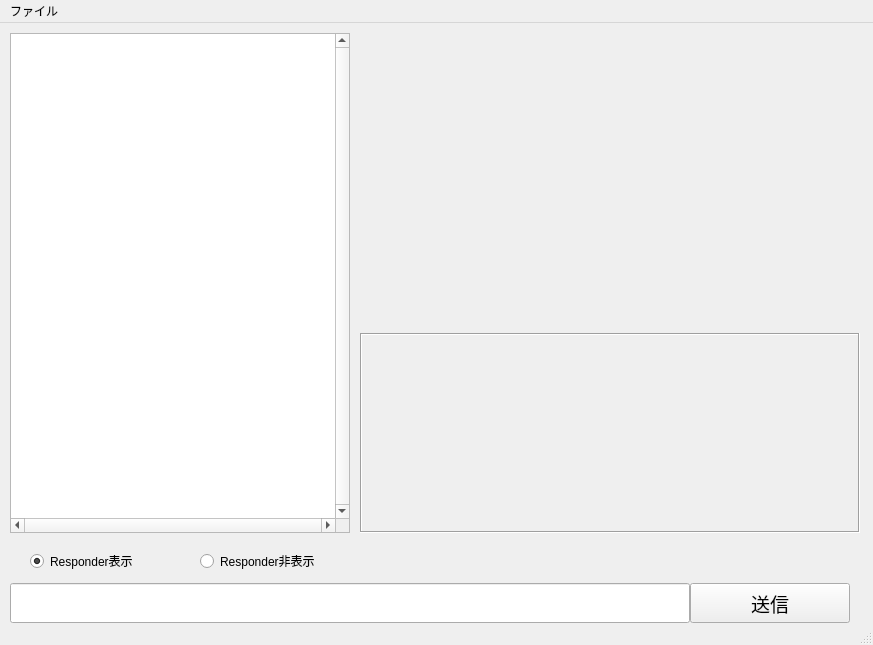
<?xml version="1.0" encoding="UTF-8"?>
<ui version="4.0">
 <class>MainWindow</class>
 <widget class="QMainWindow" name="MainWindow">
  <property name="geometry">
   <rect>
    <x>0</x>
    <y>0</y>
    <width>873</width>
    <height>645</height>
   </rect>
  </property>
  <property name="windowTitle">
   <string>MainWindow</string>
  </property>
  <widget class="QWidget" name="centralwidget">
   <widget class="QListWidget" name="listWidget">
    <property name="geometry">
     <rect>
      <x>10</x>
      <y>10</y>
      <width>340</width>
      <height>500</height>
     </rect>
    </property>
    <property name="verticalScrollBarPolicy">
     <enum>Qt::ScrollBarAlwaysOn</enum>
    </property>
    <property name="horizontalScrollBarPolicy">
     <enum>Qt::ScrollBarAlwaysOn</enum>
    </property>
   </widget>
   <widget class="QRadioButton" name="radioButton_1">
    <property name="geometry">
     <rect>
      <x>30</x>
      <y>530</y>
      <width>130</width>
      <height>16</height>
     </rect>
    </property>
    <property name="text">
     <string>Responder表示</string>
    </property>
    <property name="checked">
     <bool>true</bool>
    </property>
   </widget>
   <widget class="QRadioButton" name="radioButton_2">
    <property name="geometry">
     <rect>
      <x>200</x>
      <y>530</y>
      <width>130</width>
      <height>16</height>
     </rect>
    </property>
    <property name="text">
     <string>Responder非表示</string>
    </property>
   </widget>
   <widget class="QLineEdit" name="lineEdit">
    <property name="geometry">
     <rect>
      <x>10</x>
      <y>560</y>
      <width>680</width>
      <height>40</height>
     </rect>
    </property>
    <property name="font">
     <font>
      <pointsize>14</pointsize>
     </font>
    </property>
   </widget>
   <widget class="QPushButton" name="buttonTalk">
    <property name="geometry">
     <rect>
      <x>690</x>
      <y>560</y>
      <width>160</width>
      <height>40</height>
     </rect>
    </property>
    <property name="font">
     <font>
      <pointsize>14</pointsize>
     </font>
    </property>
    <property name="text">
     <string>送信</string>
    </property>
   </widget>
   <widget class="QLabel" name="labelResponse">
    <property name="geometry">
     <rect>
      <x>360</x>
      <y>310</y>
      <width>500</width>
      <height>200</height>
     </rect>
    </property>
    <property name="font">
     <font>
      <pointsize>14</pointsize>
     </font>
    </property>
    <property name="frameShape">
     <enum>QFrame::Box</enum>
    </property>
    <property name="frameShadow">
     <enum>QFrame::Sunken</enum>
    </property>
    <property name="text">
     <string/>
    </property>
    <property name="alignment">
     <set>Qt::AlignCenter</set>
    </property>
   </widget>
   <widget class="QLabel" name="labelShowImg">
    <property name="geometry">
     <rect>
      <x>360</x>
      <y>10</y>
      <width>501</width>
      <height>291</height>
     </rect>
    </property>
    <property name="text">
     <string/>
    </property>
    <property name="pixmap">
     <pixmap resource="qt_resource.qrc">:/re/normal.png</pixmap>
    </property>
    <property name="scaledContents">
     <bool>false</bool>
    </property>
    <property name="alignment">
     <set>Qt::AlignCenter</set>
    </property>
   </widget>
  </widget>
  <widget class="QMenuBar" name="menubar">
   <property name="geometry">
    <rect>
     <x>0</x>
     <y>0</y>
     <width>873</width>
     <height>21</height>
    </rect>
   </property>
   <widget class="QMenu" name="menu">
    <property name="title">
     <string>ファイル</string>
    </property>
    <addaction name="menuClose"/>
   </widget>
   <addaction name="menu"/>
  </widget>
  <widget class="QStatusBar" name="statusbar"/>
  <action name="menuClose">
   <property name="text">
    <string>閉じる</string>
   </property>
  </action>
 </widget>
 <resources>
  <include location="qt_resource.qrc"/>
 </resources>
 <connections>
  <connection>
   <sender>buttonTalk</sender>
   <signal>clicked()</signal>
   <receiver>MainWindow</receiver>
   <slot>buttonTalkSlot()</slot>
   <hints>
    <hint type="sourcelabel">
     <x>775</x>
     <y>594</y>
    </hint>
    <hint type="destinationlabel">
     <x>627</x>
     <y>549</y>
    </hint>
   </hints>
  </connection>
  <connection>
   <sender>radioButton_1</sender>
   <signal>clicked()</signal>
   <receiver>MainWindow</receiver>
   <slot>showResponderName()</slot>
   <hints>
    <hint type="sourcelabel">
     <x>76</x>
     <y>565</y>
    </hint>
    <hint type="destinationlabel">
     <x>189</x>
     <y>537</y>
    </hint>
   </hints>
  </connection>
  <connection>
   <sender>radioButton_2</sender>
   <signal>clicked()</signal>
   <receiver>MainWindow</receiver>
   <slot>hiddenResponderName()</slot>
   <hints>
    <hint type="sourcelabel">
     <x>282</x>
     <y>555</y>
    </hint>
    <hint type="destinationlabel">
     <x>381</x>
     <y>534</y>
    </hint>
   </hints>
  </connection>
  <connection>
   <sender>menuClose</sender>
   <signal>triggered()</signal>
   <receiver>MainWindow</receiver>
   <slot>close()</slot>
   <hints>
    <hint type="sourcelabel">
     <x>56</x>
     <y>75</y>
    </hint>
    <hint type="destinationlabel">
     <x>436</x>
     <y>322</y>
    </hint>
   </hints>
  </connection>
 </connections>
 <slots>
  <slot>buttonTalkSlot()</slot>
  <slot>showResponderName()</slot>
  <slot>hiddenResponderName()</slot>
 </slots>
</ui>
